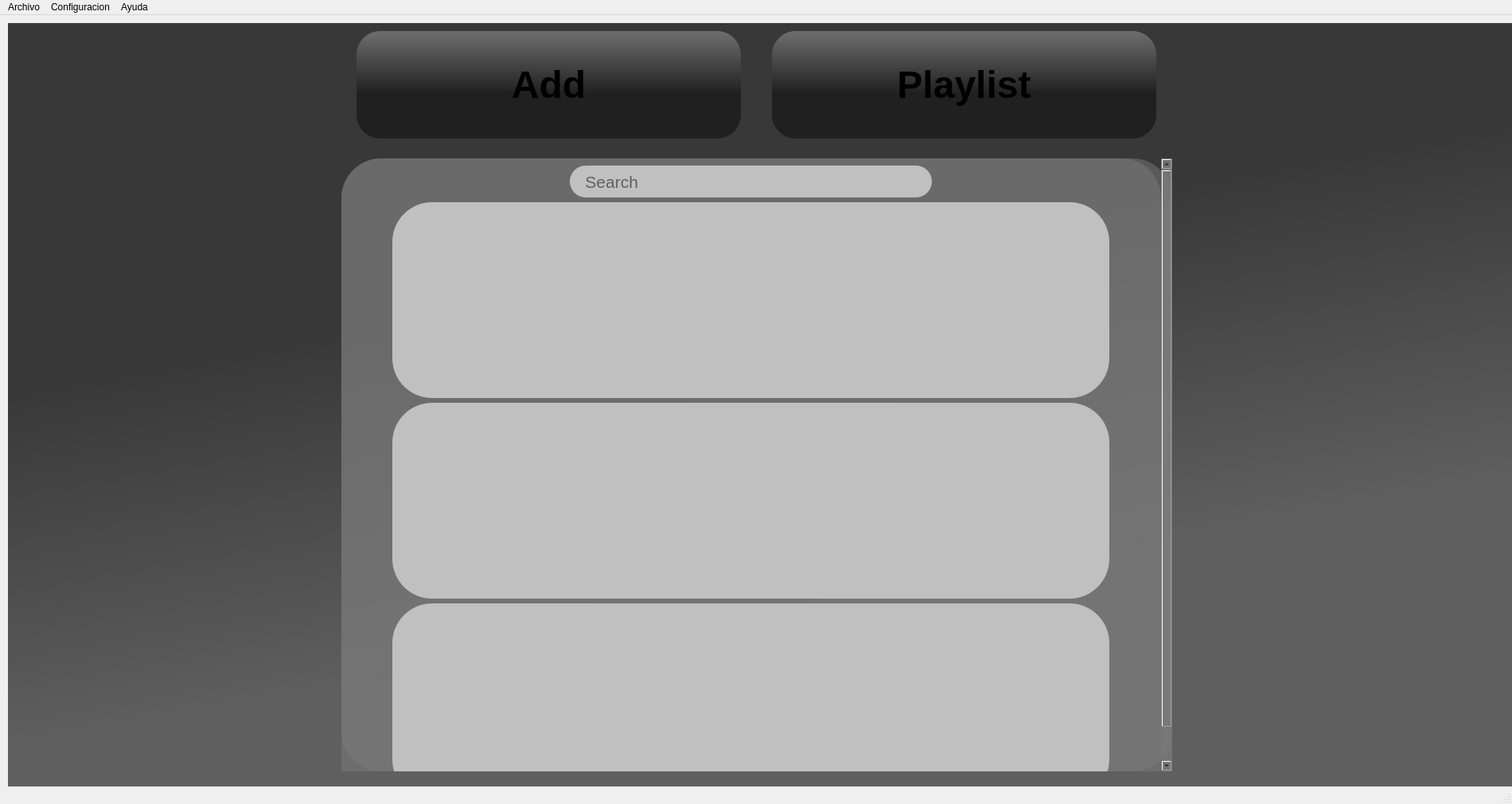
<?xml version="1.0" encoding="UTF-8"?>
<ui version="4.0">
 <class>HomeWindow</class>
 <widget class="QMainWindow" name="HomeWindow">
  <property name="geometry">
   <rect>
    <x>0</x>
    <y>0</y>
    <width>1900</width>
    <height>1010</height>
   </rect>
  </property>
  <property name="windowTitle">
   <string>MainWindow</string>
  </property>
  <widget class="QWidget" name="centralwidget">
   <widget class="QLabel" name="label">
    <property name="geometry">
     <rect>
      <x>10</x>
      <y>10</y>
      <width>1900</width>
      <height>981</height>
     </rect>
    </property>
    <property name="styleSheet">
     <string notr="true">background-color: qlineargradient(spread:pad, x1:0.721889, y1:0.211, x2:0.917, y2:0.772591, stop:0.0111111 rgba(56, 56, 56, 255), stop:0.744444 rgba(95, 95, 95, 255));</string>
    </property>
    <property name="text">
     <string/>
    </property>
   </widget>
   <widget class="QScrollArea" name="scrollArea">
    <property name="geometry">
     <rect>
      <x>429</x>
      <y>180</y>
      <width>1044</width>
      <height>770</height>
     </rect>
    </property>
    <property name="minimumSize">
     <size>
      <width>1044</width>
      <height>770</height>
     </size>
    </property>
    <property name="maximumSize">
     <size>
      <width>16777215</width>
      <height>770</height>
     </size>
    </property>
    <property name="styleSheet">
     <string notr="true">border-radius: 50px;
background-color: rgba(122, 122, 122, 50%);</string>
    </property>
    <property name="widgetResizable">
     <bool>true</bool>
    </property>
    <widget class="QWidget" name="scrollAreaWidgetContents">
     <property name="geometry">
      <rect>
       <x>0</x>
       <y>0</y>
       <width>1032</width>
       <height>814</height>
      </rect>
     </property>
     <layout class="QVBoxLayout" name="verticalLayout">
      <item alignment="Qt::AlignmentFlag::AlignHCenter|Qt::AlignmentFlag::AlignTop">
       <widget class="QLineEdit" name="search_lineEdit">
        <property name="minimumSize">
         <size>
          <width>455</width>
          <height>40</height>
         </size>
        </property>
        <property name="maximumSize">
         <size>
          <width>455</width>
          <height>40</height>
         </size>
        </property>
        <property name="font">
         <font>
          <family>Arial</family>
          <pointsize>16</pointsize>
         </font>
        </property>
        <property name="styleSheet">
         <string notr="true">border-radius: 20px;
background-color: rgb(192, 192, 192);</string>
        </property>
        <property name="placeholderText">
         <string>   Search</string>
        </property>
       </widget>
      </item>
      <item alignment="Qt::AlignmentFlag::AlignHCenter">
       <widget class="QFrame" name="frame_2">
        <property name="minimumSize">
         <size>
          <width>901</width>
          <height>246</height>
         </size>
        </property>
        <property name="maximumSize">
         <size>
          <width>901</width>
          <height>246</height>
         </size>
        </property>
        <property name="styleSheet">
         <string notr="true">border-radius: 50px;
background-color: rgb(192, 192, 192);
border-width: 5;
border-color: rgb(0, 0, 0);
</string>
        </property>
        <property name="frameShape">
         <enum>QFrame::Shape::StyledPanel</enum>
        </property>
        <property name="frameShadow">
         <enum>QFrame::Shadow::Raised</enum>
        </property>
       </widget>
      </item>
      <item alignment="Qt::AlignmentFlag::AlignHCenter">
       <widget class="QFrame" name="frame_3">
        <property name="minimumSize">
         <size>
          <width>901</width>
          <height>246</height>
         </size>
        </property>
        <property name="maximumSize">
         <size>
          <width>901</width>
          <height>246</height>
         </size>
        </property>
        <property name="styleSheet">
         <string notr="true">border-radius: 50px;
background-color: rgb(192, 192, 192);
border-width: 5;
border-color: rgb(0, 0, 0);
</string>
        </property>
        <property name="frameShape">
         <enum>QFrame::Shape::StyledPanel</enum>
        </property>
        <property name="frameShadow">
         <enum>QFrame::Shadow::Raised</enum>
        </property>
       </widget>
      </item>
      <item alignment="Qt::AlignmentFlag::AlignHCenter">
       <widget class="QFrame" name="frame">
        <property name="minimumSize">
         <size>
          <width>901</width>
          <height>246</height>
         </size>
        </property>
        <property name="maximumSize">
         <size>
          <width>901</width>
          <height>246</height>
         </size>
        </property>
        <property name="styleSheet">
         <string notr="true">border-radius: 50px;
background-color: rgb(192, 192, 192);
border-width: 5;
border-color: rgb(0, 0, 0);
</string>
        </property>
        <property name="frameShape">
         <enum>QFrame::Shape::StyledPanel</enum>
        </property>
        <property name="frameShadow">
         <enum>QFrame::Shadow::Raised</enum>
        </property>
       </widget>
      </item>
     </layout>
    </widget>
   </widget>
   <widget class="QPushButton" name="add_pushButton">
    <property name="geometry">
     <rect>
      <x>448</x>
      <y>20</y>
      <width>483</width>
      <height>135</height>
     </rect>
    </property>
    <property name="font">
     <font>
      <family>Arial</family>
      <pointsize>36</pointsize>
      <bold>true</bold>
     </font>
    </property>
    <property name="cursor">
     <cursorShape>PointingHandCursor</cursorShape>
    </property>
    <property name="styleSheet">
     <string notr="true">background-color: qlineargradient(spread:pad, x1:1, y1:0.028, x2:1, y2:0.579, stop:0 rgba(107, 107, 107, 255), stop:1 rgba(32, 32, 32, 255));
border-radius: 30px;</string>
    </property>
    <property name="text">
     <string notr="true">Add</string>
    </property>
    <property name="iconSize">
     <size>
      <width>80</width>
      <height>80</height>
     </size>
    </property>
    <property name="autoRepeat">
     <bool>true</bool>
    </property>
   </widget>
   <widget class="QPushButton" name="playlist_pushButton">
    <property name="geometry">
     <rect>
      <x>970</x>
      <y>20</y>
      <width>483</width>
      <height>135</height>
     </rect>
    </property>
    <property name="font">
     <font>
      <family>Arial</family>
      <pointsize>36</pointsize>
      <bold>true</bold>
     </font>
    </property>
    <property name="cursor">
     <cursorShape>PointingHandCursor</cursorShape>
    </property>
    <property name="styleSheet">
     <string notr="true">background-color: qlineargradient(spread:pad, x1:1, y1:0.028, x2:1, y2:0.579, stop:0 rgba(107, 107, 107, 255), stop:1 rgba(32, 32, 32, 255));
border-radius: 30px;</string>
    </property>
    <property name="text">
     <string notr="true">Playlist</string>
    </property>
    <property name="iconSize">
     <size>
      <width>80</width>
      <height>80</height>
     </size>
    </property>
    <property name="autoRepeat">
     <bool>true</bool>
    </property>
   </widget>
  </widget>
  <widget class="QMenuBar" name="menubar">
   <property name="geometry">
    <rect>
     <x>0</x>
     <y>0</y>
     <width>1900</width>
     <height>33</height>
    </rect>
   </property>
   <widget class="QMenu" name="menuArchivo">
    <property name="title">
     <string>Archivo</string>
    </property>
   </widget>
   <widget class="QMenu" name="menuConfiguracion">
    <property name="title">
     <string>Configuracion</string>
    </property>
   </widget>
   <widget class="QMenu" name="menuAyuda">
    <property name="title">
     <string>Ayuda</string>
    </property>
   </widget>
   <addaction name="menuArchivo"/>
   <addaction name="menuConfiguracion"/>
   <addaction name="menuAyuda"/>
  </widget>
  <widget class="QStatusBar" name="statusbar"/>
 </widget>
 <resources/>
 <connections/>
</ui>
